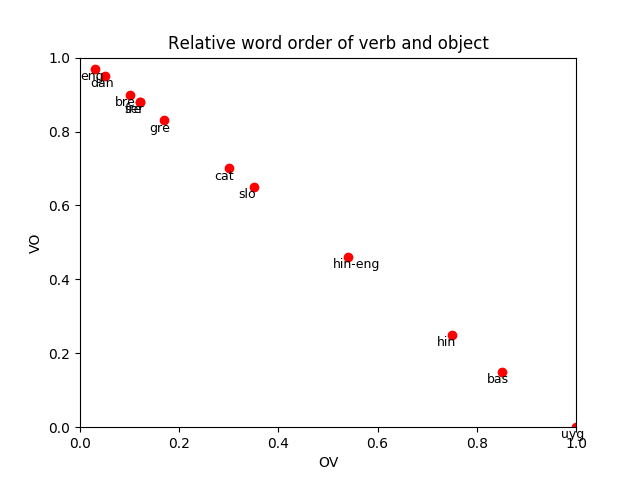

This figure's Python source:
import sys
import matplotlib.pyplot as plt

labels = {0:'bas', 1:'bre', 2:'cat', 3:'dan', 4:'eng', 5:'hin-eng', 6:'hin', 7:'fre', 8:'gre', 9:'ser', 10:'slo', 11:'uyg'}
x = [0.85, 0.10, 0.30, 0.05, 0.03, 0.54, 0.75, 0.12, 0.17, 0.12, 0.35, 1.0]  # proportion of OV
y = [0.15, 0.90, 0.70, 0.95, 0.97, 0.46, 0.25, 0.88, 0.83, 0.88, 0.65, 0]  # proportion of VO
plt.plot(x, y, 'ro')
plt.title('Relative word order of verb and object')
plt.xlim([0,1]) # Set the x and y axis ranges
plt.ylim([0,1])
plt.xlabel('OV') # Set the x and y axis labels
plt.ylabel('VO')
for i in labels:  # Add labels to each of the points
    plt.text(x[i]-0.03, y[i]-0.03, labels[i], fontsize=9)
plt.savefig(sys.argv[1])
plt.show()


"""
Word Orders (from wordOrterTests)

Basque
Object Before Verb: 0.8532801418439716
Verb Before Object: 0.14671985815602837
Breton
Object Before Verb: 0.10178117048346055
Verb Before Object: 0.8982188295165394
Catalan
Object Before Verb: 0.2994726138361311
Verb Before Object: 0.7005273861638689
Danish
Object Before Verb: 0.05383647798742138
Verb Before Object: 0.9461635220125786
English
Object Before Verb: 0.03019175846593227
Verb Before Object: 0.9698082415340677
Hindi English
Object Before Verb: 0.5406283856988082
Verb Before Object: 0.4593716143011918
Hindi
Object Before Verb: 0.7471889468655839
Verb Before Object: 0.2528110531344161
French
Object Before Verb: 0.11801632140615191
Verb Before Object: 0.8819836785938481
Greek
Object Before Verb: 0.16555082166768106
Verb Before Object: 0.8344491783323189
Serbian
Object Before Verb: 0.12352684417285029
Verb Before Object: 0.8764731558271497
Slovak
Object Before Verb: 0.35295283392786364
Verb Before Object: 0.6470471660721363
Uyghur
Object Before Verb: 0.9991496598639455
Verb Before Object: 0.0008503401360544217
"""
